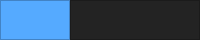
     <widget class="QFrame" name="Top_Bar">
      <property name="maximumSize">
       <size>
        <width>16777215</width>
        <height>40</height>
       </size>
      </property>
      <property name="styleSheet">
       <string notr="true">background-color: rgb(35, 35, 35);</string>
      </property>
      <property name="frameShape">
       <enum>QFrame::NoFrame</enum>
      </property>
      <property name="frameShadow">
       <enum>QFrame::Raised</enum>
      </property>
      <layout class="QHBoxLayout" name="horizontalLayout">
       <property name="spacing">
        <number>0</number>
       </property>
       <property name="leftMargin">
        <number>0</number>
       </property>
       <property name="topMargin">
        <number>0</number>
       </property>
       <property name="rightMargin">
        <number>0</number>
       </property>
       <property name="bottomMargin">
        <number>0</number>
       </property>
       <item>
        <widget class="QFrame" name="frame_toggle">
         <property name="maximumSize">
          <size>
           <width>70</width>
           <height>40</height>
          </size>
         </property>
         <property name="styleSheet">
          <string notr="true">background-color: rgb(85, 170, 255);</string>
         </property>
         <property name="frameShape">
          <enum>QFrame::StyledPanel</enum>
         </property>
         <property name="frameShadow">
          <enum>QFrame::Raised</enum>
         </property>
         <layout class="QVBoxLayout" name="verticalLayout_2">
          <property name="spacing">
           <number>0</number>
          </property>
          <property name="leftMargin">
           <number>0</number>
          </property>
          <property name="topMargin">
           <number>0</number>
          </property>
          <property name="rightMargin">
           <number>0</number>
          </property>
          <property name="bottomMargin">
           <number>0</number>
          </property>
          <item>
           <widget class="QPushButton" name="Btn_Toggle">
            <property name="sizePolicy">
             <sizepolicy hsizetype="Expanding" vsizetype="Expanding">
              <horstretch>0</horstretch>
              <verstretch>0</verstretch>
             </sizepolicy>
            </property>
            <property name="styleSheet">
             <string notr="true">color: rgb(255, 255, 255);
border: 0px solid;</string>
            </property>
            <property name="text">
             <string/>
            </property>
            <property name="icon">
             <iconset resource="imagens/closebutton.qrc">
              <normaloff>:/newPrefix/pngwing.com.png</normaloff>:/newPrefix/pngwing.com.png</iconset>
            </property>
           </widget>
          </item>
         </layout>
        </widget>
       </item>
       <item>
        <widget class="QFrame" name="frame_top">
         <property name="frameShape">
          <enum>QFrame::StyledPanel</enum>
         </property>
         <property name="frameShadow">
          <enum>QFrame::Raised</enum>
         </property>
         <layout class="QHBoxLayout" name="horizontalLayout_3">
          <property name="spacing">
           <number>0</number>
          </property>
          <property name="leftMargin">
           <number>0</number>
          </property>
          <property name="topMargin">
           <number>0</number>
          </property>
          <property name="rightMargin">
           <number>0</number>
          </property>
          <property name="bottomMargin">
           <number>0</number>
          </property>
          <item alignment="Qt::AlignRight|Qt::AlignVCenter">
           <widget class="QFrame" name="frame">
            <property name="maximumSize">
             <size>
              <width>100</width>
              <height>16777215</height>
             </size>
            </property>
            <property name="frameShape">
             <enum>QFrame::NoFrame</enum>
            </property>
            <property name="frameShadow">
             <enum>QFrame::Raised</enum>
            </property>
            <layout class="QHBoxLayout" name="horizontalLayout_4">
             <property name="spacing">
              <number>0</number>
             </property>
             <property name="leftMargin">
              <number>0</number>
             </property>
             <property name="topMargin">
              <number>0</number>
             </property>
             <property name="rightMargin">
              <number>0</number>
             </property>
             <property name="bottomMargin">
              <number>0</number>
             </property>
             <item>
              <widget class="QPushButton" name="minimizeButton">
               <property name="styleSheet">
                <string notr="true">QPushButton{
	border-radius: 5px
}
QPushButton:hover{
	background-color: rgb(0, 255, 0);
}</string>
               </property>
               <property name="text">
                <string/>
               </property>
               <property name="icon">
                <iconset resource="imagens/closebutton.qrc">
                 <normaloff>:/newPrefix/minimize-icon-23794.png</normaloff>:/newPrefix/minimize-icon-23794.png</iconset>
               </property>
               <property name="iconSize">
                <size>
                 <width>24</width>
                 <height>24</height>
                </size>
               </property>
              </widget>
             </item>
             <item>
              <widget class="QPushButton" name="restoreButton">
               <property name="styleSheet">
                <string notr="true">QPushButton{
	border-radius: 5px
}
QPushButton:hover{
	background-color: rgb(0, 0, 255);
}</string>
               </property>
               <property name="text">
                <string/>
               </property>
               <property name="icon">
                <iconset resource="imagens/closebutton.qrc">
                 <normaloff>:/newPrefix/PinClipart.com_window-clip-art-black_824912.png</normaloff>:/newPrefix/PinClipart.com_window-clip-art-black_824912.png</iconset>
               </property>
               <property name="iconSize">
                <size>
                 <width>24</width>
                 <height>24</height>
                </size>
               </property>
              </widget>
             </item>
             <item>
              <widget class="QPushButton" name="closeButton">
               <property name="styleSheet">
                <string notr="true">QPushButton{
	border-radius: 5px
}
QPushButton:hover{
	background-color: rgb(255, 0, 0);
}</string>
               </property>
               <property name="text">
                <string/>
               </property>
               <property name="icon">
                <iconset resource="imagens/closebutton.qrc">
                 <normaloff>:/newPrefix/close-button-icon-png-0.jpg</normaloff>:/newPrefix/close-button-icon-png-0.jpg</iconset>
               </property>
               <property name="iconSize">
                <size>
                 <width>24</width>
                 <height>24</height>
                </size>
               </property>
              </widget>
             </item>
            </layout>
           </widget>
          </item>
         </layout>
        </widget>
       </item>
      </layout>
     </widget>
